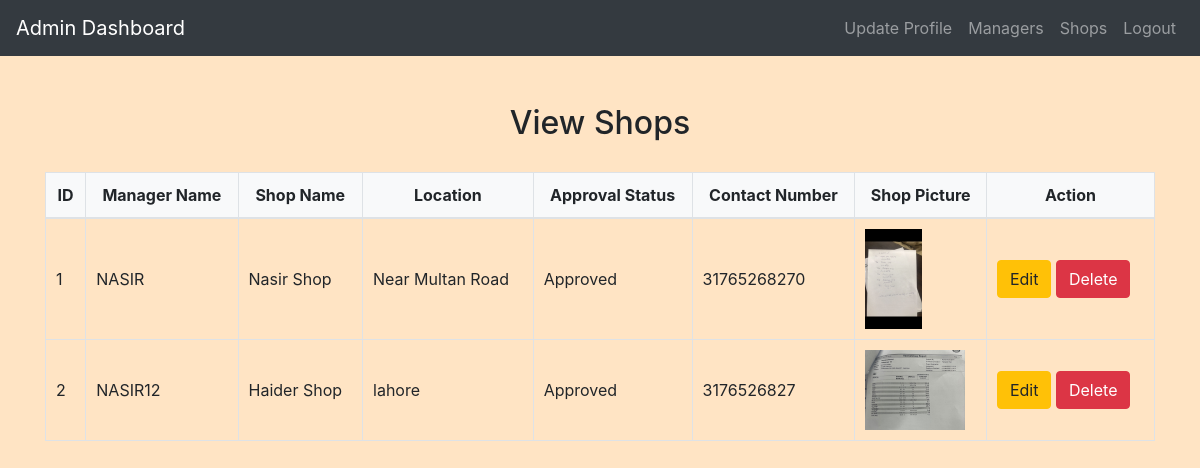
Screenshot of /admin/view_shops.php (signed in) with the database file from the repository.
### tables this page shows
CREATE TABLE `homefoodshops` (
  `ShopID` int(11) NOT NULL,
  `ManagerID` int(11) DEFAULT NULL,
  `ShopName` varchar(255) NOT NULL,
  `Location` varchar(255) NOT NULL,
  `ApprovalStatus` enum('Approved','Disapproved') DEFAULT 'Disapproved',
  `ShopPicture` varchar(255) DEFAULT NULL,
  `ContactNumber` varchar(20) NOT NULL
);

CREATE TABLE `managers` (
  `manager_id` int(11) NOT NULL,
  `Name` varchar(255) NOT NULL,
  `Email` varchar(255) NOT NULL,
  `Password` varchar(255) NOT NULL
);

### admin/view_shops.php (the view, shortened to what this page needs)
<?php
include('config.php');
$sql = "SELECT hfs.*, m.Name AS ManagerName FROM HomeFoodShops hfs
        INNER JOIN managers m ON hfs.ManagerID = m.manager_id";
$result = mysqli_query($conn, $sql);
if (mysqli_num_rows($result) > 0) {
    $shops = mysqli_fetch_all($result, MYSQLI_ASSOC);
} else {
    $shops = [];
}
?>
<!DOCTYPE html>
<html>
<head>
    <link rel="stylesheet" href="https://maxcdn.bootstrapcdn.com/bootstrap/4.5.2/css/bootstrap.min.css">
    <link rel="stylesheet" href="../css/style.css">
</head>
<body>
<?php
include('admin_navbar.php');
?>
<div class="container mt-5">
    <h2>View Shops</h2>
    <table class="table">
        <thead>
        <tr>
            <th>ID</th>
            <th>Manager Name</th>
            <th>Shop Name</th>
            <th>Location</th>
            <th>Approval Status</th>
            <th>Contact Number</th>
            <th>Shop Picture</th>
            <th>Action</th>
        </tr>
        </thead>
        <tbody>
        <?php foreach ($shops as $shop): ?>
            <tr>
                <td><?php echo $shop['ShopID']; ?></td>
                <td><?php echo $shop['ManagerName']; ?></td>
                <td><?php echo $shop['ShopName']; ?></td>
                <td><?php echo $shop['Location']; ?></td>
                <td><?php echo $shop['ApprovalStatus']; ?></td>
                <td><?php echo $shop['ContactNumber']; ?></td>
                <td><img src="<?php echo $shop['ShopPicture']; ?>" alt="Shop Picture" style="max-width: 100px;"></td>
                <td>
                    <a href="edit_shop.php?id=<?php echo $shop['ShopID']; ?>" class="btn btn-warning">Edit</a>
                    <button class="btn btn-danger" onclick="confirmDelete(<?php echo $shop['ShopID']; ?>)">Delete</button>
                </td>
            </tr>
        <?php endforeach; ?>
        </tbody>
    </table>
</div>
</body>
</html>

### admin/admin_navbar.php (shortened to what this page needs)
<nav class="navbar navbar-expand-lg navbar-dark bg-dark">
  <a class="navbar-brand" href="admin_home.php">Admin Dashboard</a>
  <div class="collapse navbar-collapse" id="navbarNav">
    <ul class="navbar-nav ml-auto">
      <li class="nav-item ">
        <a class="nav-link" href="update_admin.php">Update Profile</a>
      </li>
      <li class="nav-item ">
        <a class="nav-link" href="add_manager.php">Managers</a>
      </li>
      <li class="nav-item ">
        <a class="nav-link" href="add_shop.php">Shops</a>
      </li>
      <li class="nav-item">
        <a class="nav-link" href="logout.php">Logout</a>
      </li>
    </ul>
  </div>
</nav>

### css/style.css (style rules this page uses)
body { background-color: bisque; }
h1, h2, h3, h4 { text-align: center; margin-top: 30px; margin-bottom: 30px; }
.table { width: 100%; border-collapse: collapse; margin-top: 20px; }
.table th, .table td { padding: 10px; border: 1px solid #dee2e6; }
.table thead th { background-color: #f8f9fa; font-weight: bold; text-align: center; }
.table tbody td { vertical-align: middle; }
.table img { max-width: 100px; max-height: 100px; }

### rows the page displays
homefoodshops: ShopID "1", ManagerID.Name "NASIR", ShopName "Nasir Shop", Location "Near Multan Road", ApprovalStatus "Approved", ContactNumber "31765268270", ShopPicture (picture)
homefoodshops: ShopID "2", ManagerID.Name "NASIR12", ShopName "Haider Shop", Location "lahore", ApprovalStatus "Approved", ContactNumber "3176526827", ShopPicture (picture)
